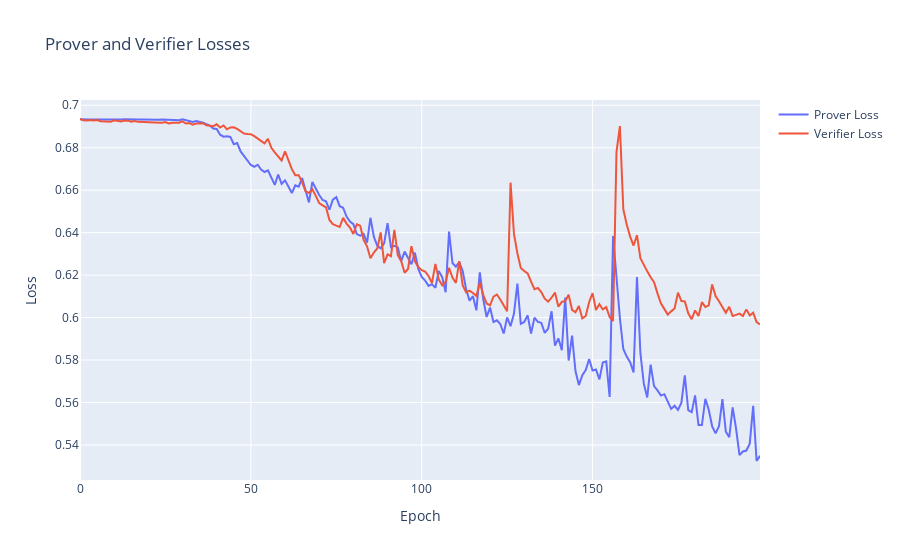

Here is the notebook cell this chart was saved with:
### Code cell
fig = go.Figure()

fig.add_trace(
    go.Scatter(
        x=np.arange(NUM_EPOCHS), y=losses_prover, mode="lines", name="Prover Loss"
    )
)
fig.add_trace(
    go.Scatter(
        x=np.arange(NUM_EPOCHS), y=losses_verifier, mode="lines", name="Verifier Loss"
    )
)

fig.update_layout(
    title="Prover and Verifier Losses", xaxis_title="Epoch", yaxis_title="Loss"
)

fig.show()

### Figure 1 — Plotly figure (JSON) as saved in the notebook; plotly's stock layout.template omitted (floating-point values rounded to 4 significant figures; data arrays with more than 128 entries replaced by an {"elided": "..."} marker saying what was removed)
{"data": [{"mode": "lines", "name": "Prover Loss", "type": "scatter", "x": {"elided": "200 int values"}, "y": {"elided": "200 float values"}}, {"mode": "lines", "name": "Verifier Loss", "type": "scatter", "x": {"elided": "200 int values"}, "y": {"elided": "200 float values"}}], "layout": {"title": {"text": "Prover and Verifier Losses"}, "xaxis": {"title": {"text": "Epoch"}}, "yaxis": {"title": {"text": "Loss"}}}}
